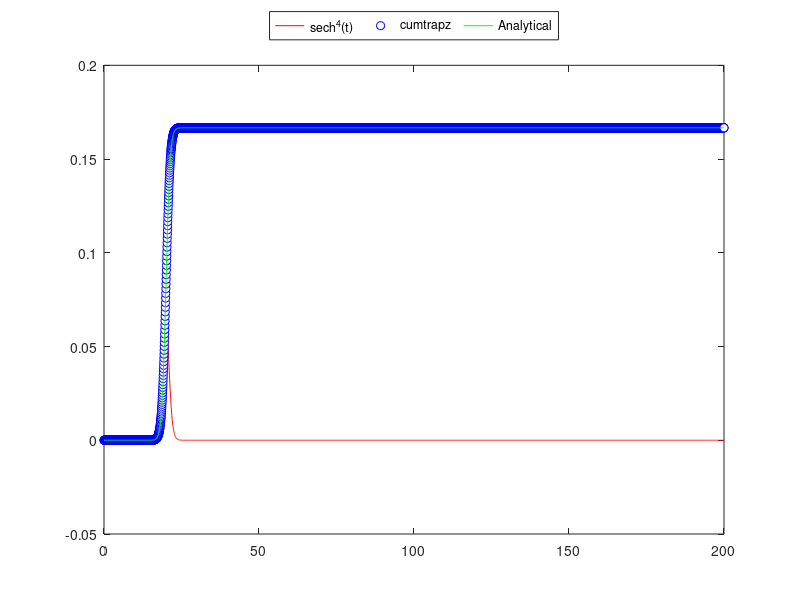

Reproduce this figure in MATLAB. (Note: this script raises an error after producing the figure.)
function pulseShapes()
clc
% clear

alfa = 2;
g_FWHM = 2 * sqrt(log(2)) * alfa;
s_FWHM = 2 * acosh(sqrt(2)) * alfa;
% [alfa g_FWHM s_FWHM] / 2

t0 = alfa*10;
dt = alfa/50;
t = [0 : dt : 100*alfa]';
t = unique([t; t0+[alfa/2; -alfa/2; 0;  g_FWHM/2; -g_FWHM/2; s_FWHM/2; -s_FWHM/2; ]]);

yg = 1/alfa * 1/sqrt(pi) * exp(-((t-t0)/alfa).^2);
ys = 1/alfa * 1/2 * (sech((t-t0)/alfa)).^2;
ys = ys.^2;
yp = 1/alfa * (U(t-t0+alfa/2)-U(t-t0-alfa/2));



YG = cumtrapz(t,yg);
YS = cumtrapz(t,ys);
YSA = 1/(6*alfa) + 1/(24*alfa) * (sech((t-t0)/alfa)).^3 .* (3*sinh((t-t0)/alfa) + sinh(3*(t-t0)/alfa));
% YSA = 1/(6*alfa) * (tanh((t-t0)/alfa) + tanh(t0/alfa)) + ...
%       1/(12*alfa) * ((sech((t-t0)/alfa)).^2 .* tanh((t-t0)/alfa) + (sech(t0/alfa)).^2 .* tanh(t0/alfa));
YP = cumtrapz(t,yp);


% figure('windowStyle','docked')
clf

% ph = plot(t,yg,'b-', t,ys,'r-', t,yp,'k-');
ph = plot(t,ys,'r-', t,YS,'bo', t,YSA,'g-');
legend({'sech^4(t)' , 'cumtrapz', 'Analytical'}, 'location','northoutside', 'orientation','horizontal')
% hold on;
% plot(t,YG,'b-.', t,YS,'k-', t,YP,'k-.', t,YSA,'m--')
% legend({'gaussian(t)' , 'sech^2(t)'},'location','northwest')
set(ph, 'markerfacecolor', 'w')
myplot

return

count = 0;
for n=1:100
    fprintf(1, repmat('\b',1,count)); %delete line before
    count = fprintf('| <-add line here: %3.2f*100',n/100);
    pause(.1)
end

end

function y = U(x)
    y = zeros(size(x));
%     y(x < 0) = 0;
    y(x == 0) = 1/2;
    y(x > 0) = 1;
end
